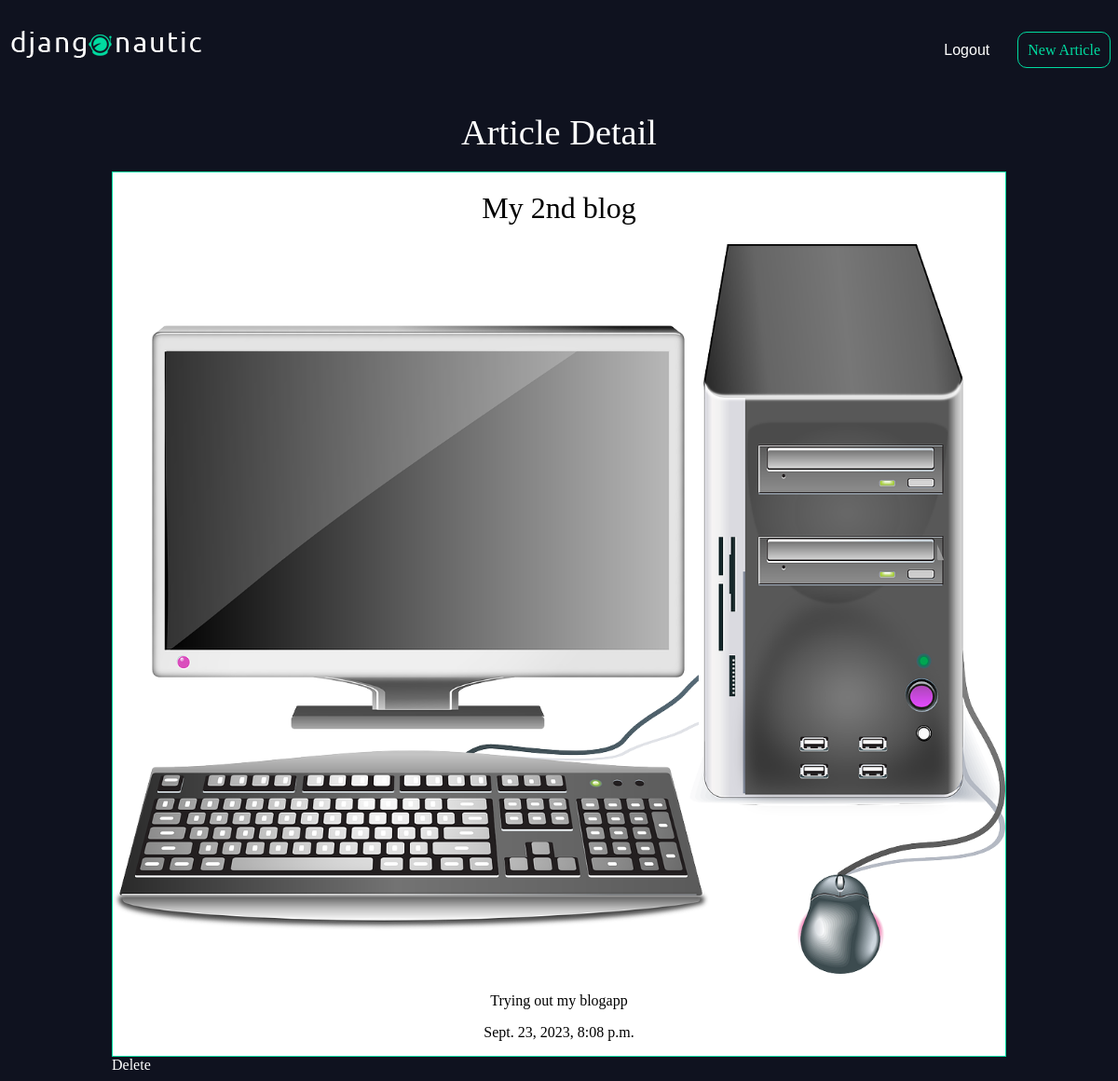
/articles/my-2nd-blog/ (signed in), run on the app's committed database.
### articles/models.py (models this page shows, shortened)
class Article(models.Model):
    title = models.CharField(max_length=100)
    slug = models.SlugField()
    body = models.TextField()
    date = models.DateTimeField(auto_now_add=True)
    thumb = models.ImageField(default="default.png", blank=True)
    author = models.ForeignKey(User, default=None, on_delete=models.CASCADE)

### articles/views.py (the view)
# urls.py: path('<slug>/', article_detail, name='detail'),
def article_detail(request, slug):
    article = Article.objects.get(slug=slug)
    return render(request, 'articles/article_detail.html', {"article":article})

### articles/templates/articles/article_detail.html
{% extends 'base.html' %}
{% block content %}
    <h1>Article Detail</h1>
    <div class="article_detail">
        <div class="article">
            <h2>{{ article.title }}</h2>
            <img src="..{{ article.thumb.url }}" width=100%>
            <p>{{ article.body }}</p>
            <p>{{ article.date }}</p>
        </div>
        <a href="{% url 'articles:delete' article.id %}"><div class="btn btn-primary">Delete</div></a>
    </div>
{% endblock %}

### articles/static/css/styles.css (style rules this page uses)
body { background-color: #0f121f; background-image: url(../img/star.jpg); background-repeat: no-repeat; color: #fff; }
h1, h2, h3, h4, h5 { font-weight: normal; margin: 0; }
a { color: #fff; text-decoration: none; }
.wrapper h1 { text-align: center; margin: 20px auto; font-size: 2.4em; }
.article { padding: 10px; border: 1px solid #00dba0; position: relative; padding-bottom: 40px; background-color: #fff; color: black; }
.article h2 { font-size: 1.2em; color: black; }
.article_detail .article { padding: 0; }
.article_detail .article h2 { text-align: center; margin: 20px auto; font-size: 2em; }
.article_detail .article p { text-align: center; }

### data on the page
Article: title "My 2nd blog", thumb (picture), body "Trying out my blogapp", date "Sept. 23, 2023, 8:08 p.m."
